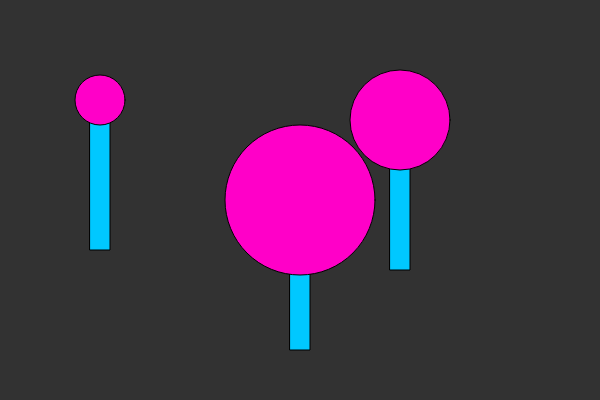
Frame 1 (no input)
Frame 60 (no input): identical to frame 1, image omitted
Frame 120 (the mouse pressed at the canvas centre since frame 60): identical to frame 1, image omitted

The p5.js sketch that drew this single still picture (run headless with seeded random() and noise() and a simulated clock; from frame 60 on, the mouse is pressed at the canvas centre):

// p5.js sketch
// ── sketch.js
// Function Parameters and Arguments
// Code! Programming with p5.js
// The Coding Train / Daniel Shiffman
// https://thecodingtrain.com/beginners/p5js/5.2-parameters-arguments.html
// https://youtu.be/zkc417YapfE
// https://editor.p5js.org/codingtrain/sketches/eGD-xzsw

function setup() {
  createCanvas(600, 400);
}

function draw() {
  background(50);
  lollipop(100, 100, 50);
  lollipop(300, 200, 150);
  lollipop(400, 120, 100);
}

function lollipop(x, y, diameter) {
  fill(0, 200, 255);
  rect(x - 10, y, 20, 150);

  fill(255, 0, 200);
  ellipse(x, y, diameter, diameter);
}
